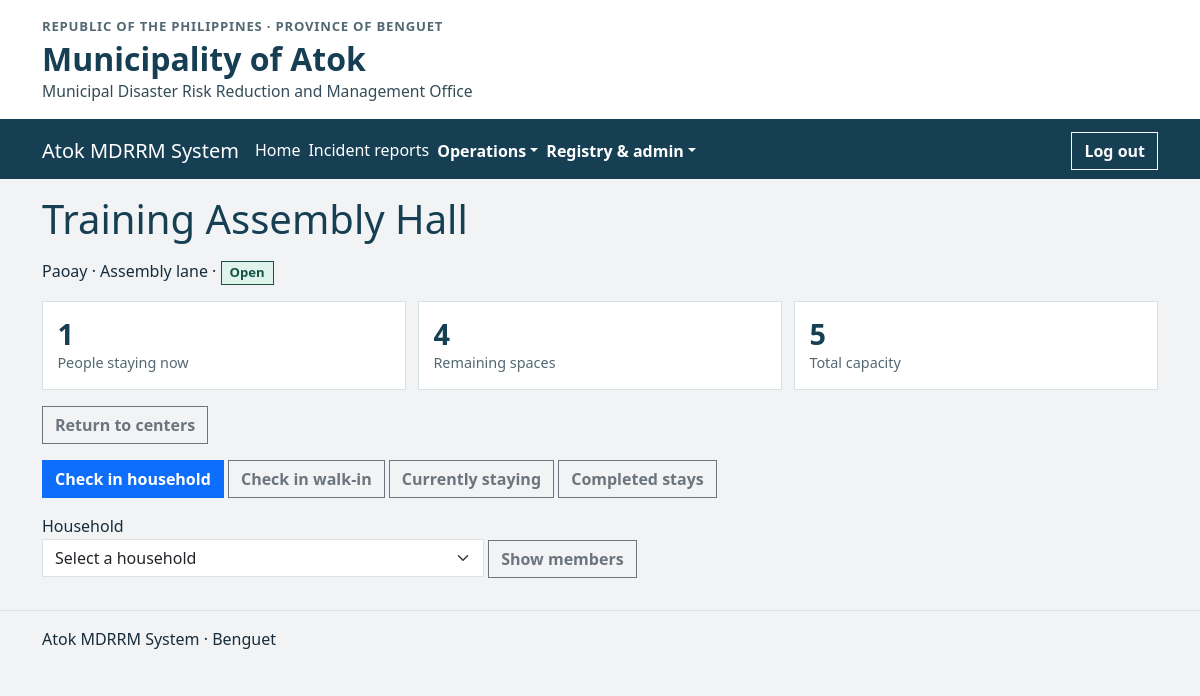
The page /evacuation/view.php?id=1 (signed in) on the database its author committed.
### tables this page shows
CREATE TABLE evacuation_centers (
    latitude DECIMAL(10,7),
    longitude DECIMAL(10,7),
    id INT UNSIGNED AUTO_INCREMENT PRIMARY KEY,
    name VARCHAR(100) NOT NULL,
    barangay VARCHAR(40) NOT NULL,
    address VARCHAR(255) NOT NULL,
    capacity INT UNSIGNED NOT NULL,
    status ENUM('Open','Closed') NOT NULL,
    UNIQUE (barangay,name)
);

### includes/session.php (called while the page is built, shortened)
<?php
function h(mixed $value, int $flags = ENT_QUOTES | ENT_SUBSTITUTE, string $encoding = 'UTF-8'): string
{
    return htmlspecialchars((string)$value, $flags, $encoding);
}

### evacuation/view.php (the view, shortened to what this page needs)
<?php
require __DIR__ . '/../includes/session.php';
$id = filter_input(INPUT_GET,'id',FILTER_VALIDATE_INT);
$tab = $_GET['tab'] ?? 'household';
$query = $pdo->prepare('SELECT c.*, (SELECT COUNT(*) FROM evacuation_stays s WHERE s.center_id=c.id AND left_at IS NULL) AS staying FROM evacuation_centers c WHERE c.id=?');
$query->execute([$id]);
$center = $query->fetch();
require __DIR__ . '/../includes/header.php';
?>
<h1><?= h($center['name']) ?></h1>
<p><?= h($center['barangay'] . ' · ' . $center['address']) ?> · <span class="status-badge status-<?= strtolower(h($center['status'])) ?>"><?= h($center['status']) ?></span></p>
<div class="record-summary">
    <div><span class="metric-value"><?= (int)$center['staying'] ?></span><span class="metric-label">People staying now</span></div>
    <div><span class="metric-value"><?= $center['status'] === 'Open' ? (int)$center['capacity'] - (int)$center['staying'] : 0 ?></span><span class="metric-label">Remaining spaces</span></div>
    <div><span class="metric-value"><?= (int)$center['capacity'] ?></span><span class="metric-label">Total capacity</span></div>
</div>
<a class="btn btn-outline-secondary" href="index.php">Return to centers</a>
<nav class="my-3" aria-label="Center actions">
    <?php foreach (['household'=>'Check in household','walkin'=>'Check in walk-in','current'=>'Currently staying','history'=>'Completed stays'] as $key=>$label): ?>
        <a class="btn <?= $tab === $key ? 'btn-primary' : 'btn-outline-secondary' ?>" href="?id=<?= $id ?>&amp;tab=<?= $key ?>"><?= $label ?></a>
    <?php endforeach; ?>
</nav>
<?php if (($tab === 'walkin' || $tab === 'household') && ($center['status'] !== 'Open' || $center['staying'] >= $center['capacity'])): ?>
    <p>Arrivals are unavailable at this center. Choose another open center with space.</p>
<?php elseif ($tab === 'household'): ?>
    <form method="get" class="mb-3">
        <label>Household<select name="household" class="form-select" required>
            <option value="">Select a household</option>
        </select></label>
        <button class="btn btn-outline-secondary">Show members</button>
    </form>
<?php endif; ?>
<?php require __DIR__ . '/../includes/footer.php'; ?>

### assets/css/site.css (style rules this page uses)
:root { --bs-border-radius: 0; --bs-border-radius-sm: 0; --bs-border-radius-lg: 0; --bs-border-radius-pill: 0; --atok-ink: #172d3b; --atok-navy: #173f54; --atok-teal: #175b59; --atok-border: #d7e1e5; --atok-page: #f1f3f5; --atok-surface: #fff; }
body { color: var(--atok-ink); background: var(--atok-page); line-height: 1.55; }
.navbar-toggler, .btn, .form-control, .form-select { border-radius: 0; }
.btn { font-weight: 600; }
main > p { max-width: 75ch; }
main h1 { color: var(--atok-navy); margin-bottom: 1rem; }
.metric-value { display: block; color: var(--atok-navy); font-size: 1.8rem; font-weight: 700; line-height: 1.15; }
.metric-label { color: #526873; font-size: .9rem; }
.status-badge { display: inline-flex; align-items: center; border: 1px solid currentColor; padding: .15rem .5rem; font-size: .82rem; font-weight: 650; line-height: 1.35; white-space: nowrap; }
.status-verified, .status-open, .status-available { color: #155347; background: #dff3ea; }
.record-summary { display: grid; grid-template-columns: repeat(auto-fit, minmax(13rem, 1fr)); gap: .75rem; margin: 1rem 0; }
.record-summary > div { padding: .9rem; border: 1px solid var(--atok-border); background: #fff; }

### rows shown on the page
evacuation_centers: name "Training Assembly Hall", barangay+address "Paoay · Assembly lane", status "Open", capacity "5"

### other values the page prints
$center['staying'] "1"
$label "Check in household"
$label "Check in walk-in"
$label "Currently staying"
$label "Completed stays"
